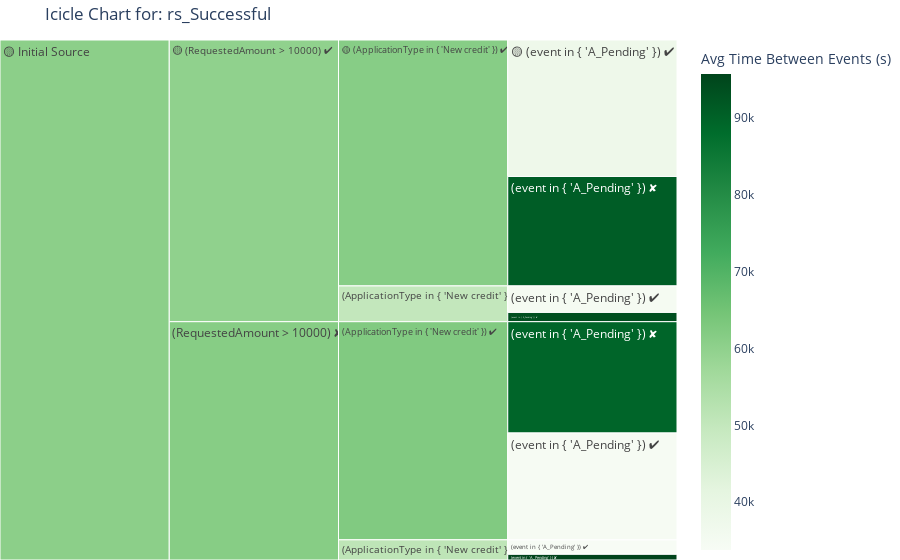

The cell this chart's notebook holds for it:
### Code cell
icicle('rs_Successful', log_view, metric='avg_time_between_events', details=False)

### Figure 1 — Plotly figure (JSON) as saved in the notebook; plotly's stock layout.template omitted (floating-point values rounded to 4 significant figures)
{"data": [{"branchvalues": "total", "customdata": [["8,270", "0d 10h 30m", 37810.0], ["6,632", "1d 1h 15m", 90920.0], ["1,606", "0d 9h 40m", 34810.0], ["561", "1d 2h 1m", 93700.0], ["6,473", "0d 9h 33m", 34400.0], ["6,745", "1d 0h 50m", 89400.0], ["879", "0d 9h 22m", 33770.0], ["343", "1d 2h 35m", 95730.0], ["(?)", "(?)", 61440.0], ["(?)", "(?)", 50060.0], ["(?)", "(?)", 62470.0], ["(?)", "(?)", 51160.0], ["(?)", "(?)", 60000.0], ["(?)", "(?)", 61510.0], ["(?)", "(?)", 60690.0]], "domain": {"x": [0, 1], "y": [0, 1]}, "hoverinfo": "skip", "ids": ["🟡 Initial Source/🟡 (RequestedAmount > 10000) ✔/🟡 (ApplicationType in { 'New credit' }) ✔/🟡 (event in { 'A_Pending' }) ✔", "🟡 Initial Source/🟡 (RequestedAmount > 10000) ✔/🟡 (ApplicationType in { 'New credit' }) ✔/(event in { 'A_Pending' }) ✘", "🟡 Initial Source/🟡 (RequestedAmount > 10000) ✔/(ApplicationType in { 'New credit' }) ✘/(event in { 'A_Pending' }) ✔", "🟡 Initial Source/🟡 (RequestedAmount > 10000) ✔/(ApplicationType in { 'New credit' }) ✘/(event in { 'A_Pending' }) ✘", "🟡 Initial Source/(RequestedAmount > 10000) ✘/(ApplicationType in { 'New credit' }) ✔/(event in { 'A_Pending' }) ✔", "🟡 Initial Source/(RequestedAmount > 10000) ✘/(ApplicationType in { 'New credit' }) ✔/(event in { 'A_Pending' }) ✘", "🟡 Initial Source/(RequestedAmount > 10000) ✘/(ApplicationType in { 'New credit' }) ✘/(event in { 'A_Pending' }) ✔", "🟡 Initial Source/(RequestedAmount > 10000) ✘/(ApplicationType in { 'New credit' }) ✘/(event in { 'A_Pending' }) ✘", "🟡 Initial Source/🟡 (RequestedAmount > 10000) ✔/🟡 (ApplicationType in { 'New credit' }) ✔", "🟡 Initial Source/🟡 (RequestedAmount > 10000) ✔/(ApplicationType in { 'New credit' }) ✘", "🟡 Initial Source/(RequestedAmount > 10000) ✘/(ApplicationType in { 'New credit' }) ✔", "🟡 Initial Source/(RequestedAmount > 10000) ✘/(ApplicationType in { 'New credit' }) ✘", "🟡 Initial Source/🟡 (RequestedAmount > 10000) ✔", "🟡 Initial Source/(RequestedAmount > 10000) ✘", "🟡 Initial Source"], "labels": ["🟡 (event in { 'A_Pending' }) ✔", "(event in { 'A_Pending' }) ✘", "(event in { 'A_Pending' }) ✔", "(event in { 'A_Pending' }) ✘", "(event in { 'A_Pending' }) ✔", "(event in { 'A_Pending' }) ✘", "(event in { 'A_Pending' }) ✔", "(event in { 'A_Pending' }) ✘", "🟡 (ApplicationType in { 'New credit' }) ✔", "(ApplicationType in { 'New credit' }) ✘", "(ApplicationType in { 'New credit' }) ✔", "(ApplicationType in { 'New credit' }) ✘", "🟡 (RequestedAmount > 10000) ✔", "(RequestedAmount > 10000) ✘", "🟡 Initial Source"], "marker": {"coloraxis": "coloraxis", "colors": [37810.0, 90920.0, 34810.0, 93700.0, 34400.0, 89400.0, 33770.0, 95730.0, 61440.0, 50060.0, 62470.0, 51160.0, 60000.0, 61510.0, 60690.0]}, "name": "", "parents": ["🟡 Initial Source/🟡 (RequestedAmount > 10000) ✔/🟡 (ApplicationType in { 'New credit' }) ✔", "🟡 Initial Source/🟡 (RequestedAmount > 10000) ✔/🟡 (ApplicationType in { 'New credit' }) ✔", "🟡 Initial Source/🟡 (RequestedAmount > 10000) ✔/(ApplicationType in { 'New credit' }) ✘", "🟡 Initial Source/🟡 (RequestedAmount > 10000) ✔/(ApplicationType in { 'New credit' }) ✘", "🟡 Initial Source/(RequestedAmount > 10000) ✘/(ApplicationType in { 'New credit' }) ✔", "🟡 Initial Source/(RequestedAmount > 10000) ✘/(ApplicationType in { 'New credit' }) ✔", "🟡 Initial Source/(RequestedAmount > 10000) ✘/(ApplicationType in { 'New credit' }) ✘", "🟡 Initial Source/(RequestedAmount > 10000) ✘/(ApplicationType in { 'New credit' }) ✘", "🟡 Initial Source/🟡 (RequestedAmount > 10000) ✔", "🟡 Initial Source/🟡 (RequestedAmount > 10000) ✔", "🟡 Initial Source/(RequestedAmount > 10000) ✘", "🟡 Initial Source/(RequestedAmount > 10000) ✘", "🟡 Initial Source", "🟡 Initial Source", ""], "type": "icicle", "values": [8270.0, 6632.0, 1606.0, 561.0, 6473.0, 6745.0, 879.0, 343.0, 14900.0, 2167.0, 13220.0, 1222.0, 17070.0, 14440.0, 31510.0]}], "layout": {"coloraxis": {"colorbar": {"title": {"text": "Avg Time Between Events (s)"}}, "colorscale": [[0, "rgb(247,252,245)"], [0.125, "rgb(229,245,224)"], [0.25, "rgb(199,233,192)"], [0.375, "rgb(161,217,155)"], [0.5, "rgb(116,196,118)"], [0.625, "rgb(65,171,93)"], [0.75, "rgb(35,139,69)"], [0.875, "rgb(0,109,44)"], [1, "rgb(0,68,27)"]]}, "legend": {"tracegroupgap": 0}, "margin": {"b": 0, "l": 0, "r": 0, "t": 40}, "title": {"text": "Icicle Chart for: rs_Successful"}}}
